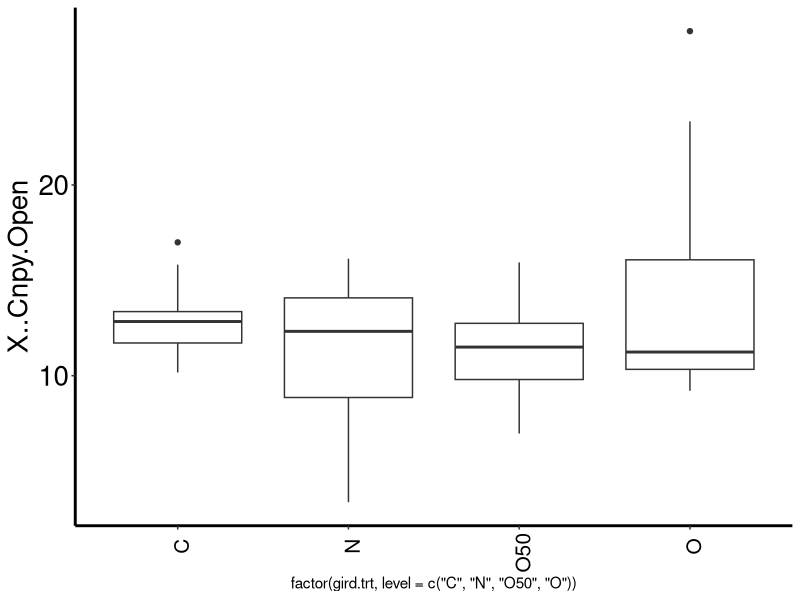
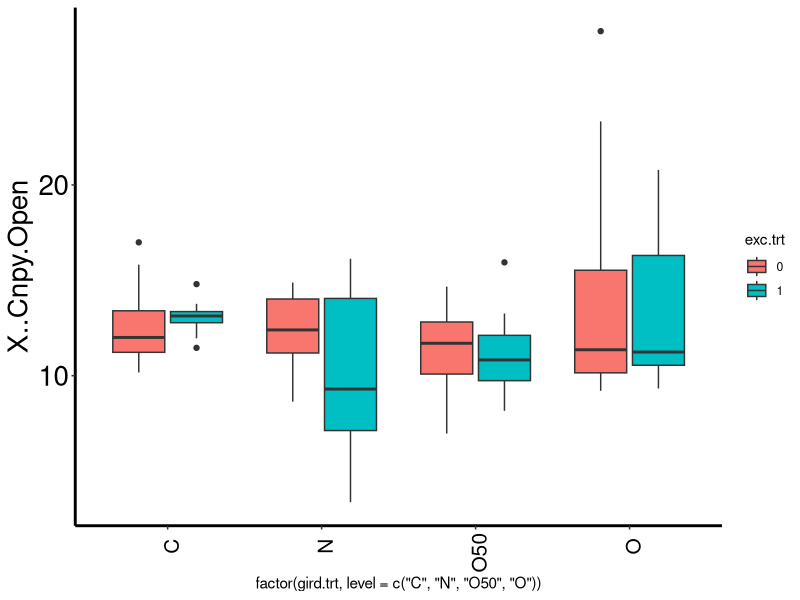

These figures' R source, in order:
#### BRF Hemispherical Photo Analysis - 2021 ######
#### Ben Taylor - 10/14/2021

#library(lme4);library(jtools)
library(multcomp);library(ggplot2)

gla.dat<-read.csv("BRF_Hemi Phot GLA data.csv")
img.match<-read.csv("BRF Photo File Matching.csv")

img.match<-img.match[img.match$analyze==1,]

dat<-merge(gla.dat,img.match,by="image.file", all.x=T,all.y=T)
dat$gird.trt<-as.factor(dat$gird.trt)
dat$exc.trt<-as.factor(dat$exc.trt)
dat$row<-as.factor(dat$row)
write.csv(dat[,c(25:29,5,20:22)], file="BRF Hemiphoto Data_Post-process.csv", row.names=F)

#Pulling out Plot/Treatment Info
plt.info<-dat[,c(25:29)]
plt.info<-unique(plt.info)
write.csv(plt.info, file="BRF 2021 Plot Info Matching File.csv", row.names=F)

#Running Initial ANOVA's on Transmittance and Canopy Openness
with(dat, summary(aov(X..Trans.Dir~gird.trt*exc.trt+row)))
with(dat, summary(aov(X..Trans.Dif~gird.trt*exc.trt+row)))
with(dat, summary(aov(X..Cnpy.Open~gird.trt*exc.trt+row)))

with(dat, tapply(X..Trans.Dir,gird.trt,median, na.rm=T))
with(dat, tapply(X..Trans.Dif,gird.trt,median, na.rm=T))
with(dat, tapply(X..Cnpy.Open,gird.trt,median, na.rm=T))

co_aov<-with(dat, aov(X..Cnpy.Open~gird.trt+row))
summary(co_aov)
tuk.co<-cld(glht(co_aov, linfct=mcp(gird.trt="Tukey")))
tuk.co

#### Boxplot of Girdling Treatment #####
ggplot(dat, aes(x=factor(gird.trt,level=c('C','N','O50','O')), y=X..Cnpy.Open))+ #fill for dif colors
  geom_boxplot(notch=F)+ 
  theme(panel.grid.major = element_blank(), panel.grid.minor = element_blank(), 
        panel.background = element_blank(), axis.line = element_line(colour = "black"),
        axis.text.x=element_text(colour="Black", size=15, angle=90,vjust=.75,hjust=.75),
        axis.title.y=element_text(size=20), axis.text.y=element_text(colour="Black", size=20),
        axis.line.y=element_line(color="black", size=1),axis.line.x=element_line(color="black", size=1),
        plot.title=element_text(size=20), legend.position="right")

#### Paired Boxplot of Girdling and Exclosure Treatment ####
ggplot(dat, aes(x=factor(gird.trt,level=c('C','N','O50','O')), y=X..Cnpy.Open, fill=exc.trt))+ #fill for dif colors
  geom_boxplot(notch=F)+ 
  theme(panel.grid.major = element_blank(), panel.grid.minor = element_blank(), 
        panel.background = element_blank(), axis.line = element_line(colour = "black"),
        axis.text.x=element_text(colour="Black", size=15, angle=90,vjust=.75,hjust=.75),
        axis.title.y=element_text(size=20), axis.text.y=element_text(colour="Black", size=20),
        axis.line.y=element_line(color="black", size=1),axis.line.x=element_line(color="black", size=1),
        plot.title=element_text(size=20), legend.position="right")
